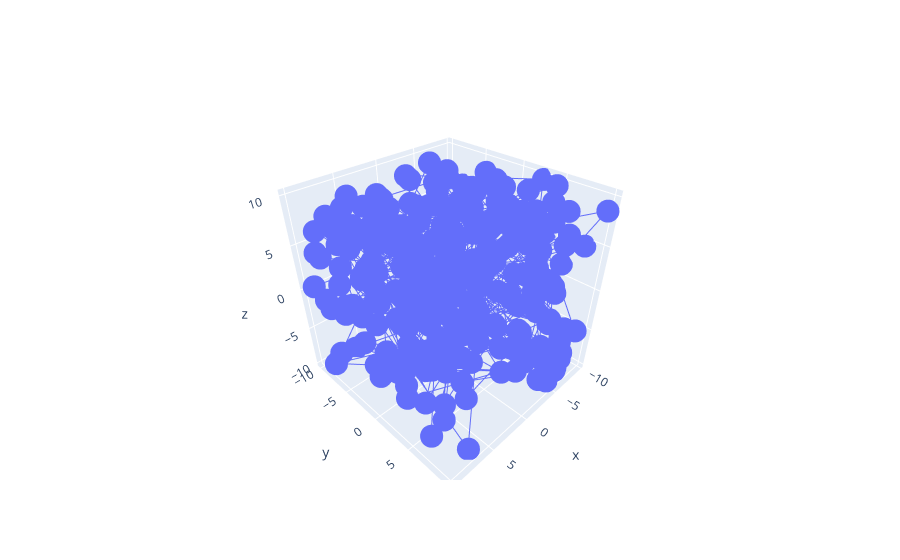

Here is the notebook cell this chart was saved with:
### Code cell
#1. Using the given dataset, to generate a 3D scatter plot to visualize the distribution of data points in a three
# dimensional space.

np.random.seed(30)

data = {
 'X': np.random.uniform(-10, 10, 300),
 'Y': np.random.uniform(-10, 10, 300),
 'Z': np.random.uniform(-10, 10, 300)
}

df = pd.DataFrame(data)

fig = go.Figure()
fig.add_trace(go.Scatter3d(x=df['X'], y=df['Y'], z=df['Z']))

### Figure 1 — Plotly figure (JSON) as saved in the notebook; plotly's stock layout.template omitted (floating-point values rounded to 4 significant figures; data arrays with more than 128 entries replaced by an {"elided": "..."} marker saying what was removed)
{"data": [{"type": "scatter3d", "x": {"elided": "300 float values"}, "y": {"elided": "300 float values"}, "z": {"elided": "300 float values"}}], "layout": {}}
